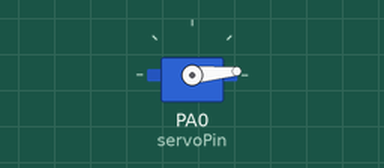
Recording of a program running on a simulated STM32 Blue Pill. On the bench: servo.

Above: at 0.05 s.
At 0.9 s:
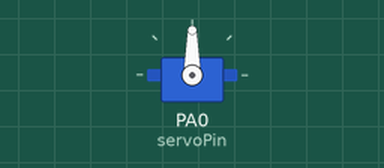
At 1.8 s:
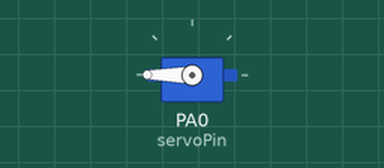
At 3.55 s:
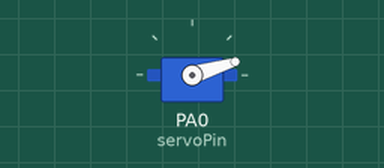
Timing chart, 0 to 6.1 s (numbered marks = the images above):
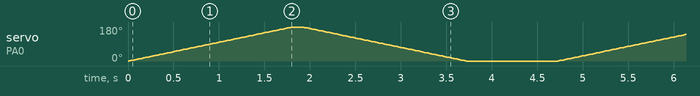

The program:

main.cpp
```cpp
#include <Servo.h>
#include <Arduino.h>
int servoPin = PA0;
int potPin = PA3;

int servoAngle = 0;

Servo myServo;

void setup()

{
myServo.attach(servoPin);
}

void loop()
{

  for (int i=0; i <= 180; i++){
    servoAngle = (i);
    myServo.write(servoAngle);
    delay(10);
  }
  delay(100);
  for (int i=180; i >= 0; i--){
    servoAngle = (i);
    myServo.write(servoAngle);
    delay(10);
  }
  delay(1000);
}
```
